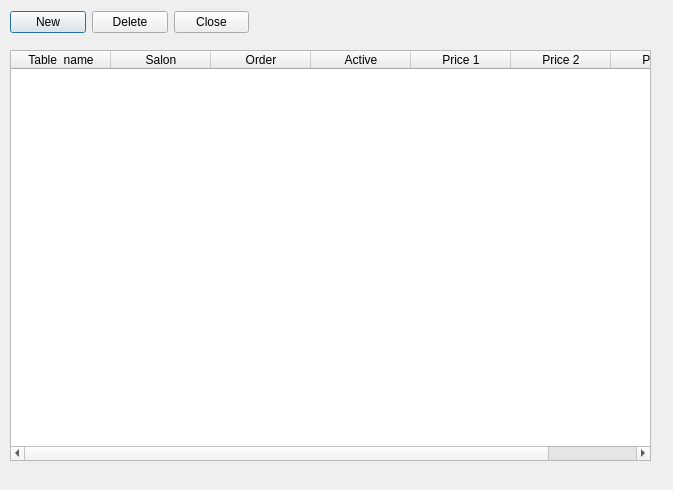
<?xml version="1.0" encoding="UTF-8"?>
<ui version="4.0">
 <class>Dialog</class>
 <widget class="QDialog" name="Dialog">
  <property name="geometry">
   <rect>
    <x>0</x>
    <y>0</y>
    <width>673</width>
    <height>490</height>
   </rect>
  </property>
  <property name="sizePolicy">
   <sizepolicy hsizetype="Fixed" vsizetype="Fixed">
    <horstretch>0</horstretch>
    <verstretch>0</verstretch>
   </sizepolicy>
  </property>
  <property name="windowTitle">
   <string>Table editor</string>
  </property>
  <widget class="QWidget" name="widget" native="true">
   <property name="enabled">
    <bool>true</bool>
   </property>
   <property name="geometry">
    <rect>
     <x>10</x>
     <y>50</y>
     <width>650</width>
     <height>421</height>
    </rect>
   </property>
   <property name="sizePolicy">
    <sizepolicy hsizetype="Fixed" vsizetype="Fixed">
     <horstretch>0</horstretch>
     <verstretch>0</verstretch>
    </sizepolicy>
   </property>
   <property name="minimumSize">
    <size>
     <width>650</width>
     <height>300</height>
    </size>
   </property>
   <property name="maximumSize">
    <size>
     <width>800</width>
     <height>600</height>
    </size>
   </property>
   <property name="contextMenuPolicy">
    <enum>Qt::NoContextMenu</enum>
   </property>
   <widget class="QTableWidget" name="tableWidget">
    <property name="geometry">
     <rect>
      <x>0</x>
      <y>0</y>
      <width>641</width>
      <height>411</height>
     </rect>
    </property>
    <property name="toolTip">
     <string notr="true"/>
    </property>
    <property name="statusTip">
     <string notr="true"/>
    </property>
    <property name="editTriggers">
     <set>QAbstractItemView::NoEditTriggers</set>
    </property>
    <column>
     <property name="text">
      <string notr="true">Table  name</string>
     </property>
     <property name="toolTip">
      <string notr="true"/>
     </property>
     <property name="whatsThis">
      <string notr="true"/>
     </property>
    </column>
    <column>
     <property name="text">
      <string notr="true">Salon</string>
     </property>
     <property name="toolTip">
      <string notr="true"/>
     </property>
     <property name="whatsThis">
      <string notr="true"/>
     </property>
    </column>
    <column>
     <property name="text">
      <string notr="true">Order</string>
     </property>
     <property name="toolTip">
      <string notr="true"/>
     </property>
     <property name="whatsThis">
      <string notr="true"/>
     </property>
    </column>
    <column>
     <property name="text">
      <string notr="true">Active</string>
     </property>
     <property name="toolTip">
      <string notr="true"/>
     </property>
     <property name="whatsThis">
      <string notr="true"/>
     </property>
    </column>
    <column>
     <property name="text">
      <string>Price 1</string>
     </property>
    </column>
    <column>
     <property name="text">
      <string>Price 2</string>
     </property>
    </column>
    <column>
     <property name="text">
      <string>Price 3</string>
     </property>
    </column>
   </widget>
  </widget>
  <widget class="QWidget" name="horizontalLayoutWidget_2">
   <property name="geometry">
    <rect>
     <x>10</x>
     <y>10</y>
     <width>239</width>
     <height>25</height>
    </rect>
   </property>
   <layout class="QHBoxLayout" name="horizontalLayout">
    <item>
     <widget class="QPushButton" name="bInsert">
      <property name="text">
       <string>New</string>
      </property>
     </widget>
    </item>
    <item>
     <widget class="QPushButton" name="bDelete">
      <property name="text">
       <string>Delete</string>
      </property>
     </widget>
    </item>
    <item>
     <widget class="QPushButton" name="bCancel">
      <property name="text">
       <string>Close</string>
      </property>
     </widget>
    </item>
   </layout>
  </widget>
 </widget>
 <resources/>
 <connections/>
</ui>
